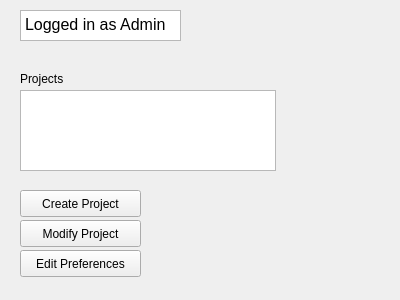
<?xml version="1.0" encoding="UTF-8"?>
<ui version="4.0">
 <class>adminPage</class>
 <widget class="QWidget" name="adminPage">
  <property name="geometry">
   <rect>
    <x>0</x>
    <y>0</y>
    <width>400</width>
    <height>300</height>
   </rect>
  </property>
  <property name="windowTitle">
   <string>Form</string>
  </property>
  <widget class="QTextBrowser" name="adminLogin">
   <property name="geometry">
    <rect>
     <x>20</x>
     <y>10</y>
     <width>161</width>
     <height>31</height>
    </rect>
   </property>
   <property name="html">
    <string>&lt;!DOCTYPE HTML PUBLIC &quot;-//W3C//DTD HTML 4.0//EN&quot; &quot;http://www.w3.org/TR/REC-html40/strict.dtd&quot;&gt;
&lt;html&gt;&lt;head&gt;&lt;meta name=&quot;qrichtext&quot; content=&quot;1&quot; /&gt;&lt;style type=&quot;text/css&quot;&gt;
p, li { white-space: pre-wrap; }
&lt;/style&gt;&lt;/head&gt;&lt;body style=&quot; font-family:'Ubuntu'; font-size:11pt; font-weight:400; font-style:normal;&quot;&gt;
&lt;p style=&quot; margin-top:0px; margin-bottom:0px; margin-left:0px; margin-right:0px; -qt-block-indent:0; text-indent:0px;&quot;&gt;&lt;span style=&quot; font-size:12pt;&quot;&gt;Logged in as Admin&lt;/span&gt;&lt;/p&gt;&lt;/body&gt;&lt;/html&gt;</string>
   </property>
  </widget>
  <widget class="QLabel" name="label">
   <property name="geometry">
    <rect>
     <x>20</x>
     <y>70</y>
     <width>131</width>
     <height>17</height>
    </rect>
   </property>
   <property name="text">
    <string>Projects</string>
   </property>
  </widget>
  <widget class="QListView" name="projectList">
   <property name="geometry">
    <rect>
     <x>20</x>
     <y>90</y>
     <width>256</width>
     <height>81</height>
    </rect>
   </property>
  </widget>
  <widget class="QPushButton" name="createProjectButton">
   <property name="geometry">
    <rect>
     <x>20</x>
     <y>190</y>
     <width>121</width>
     <height>27</height>
    </rect>
   </property>
   <property name="text">
    <string>Create Project</string>
   </property>
  </widget>
  <widget class="QPushButton" name="modifyProjectButton">
   <property name="geometry">
    <rect>
     <x>20</x>
     <y>220</y>
     <width>121</width>
     <height>27</height>
    </rect>
   </property>
   <property name="text">
    <string>Modify Project</string>
   </property>
  </widget>
  <widget class="QPushButton" name="editPrefButton">
   <property name="geometry">
    <rect>
     <x>20</x>
     <y>250</y>
     <width>121</width>
     <height>27</height>
    </rect>
   </property>
   <property name="text">
    <string>Edit Preferences</string>
   </property>
  </widget>
 </widget>
 <resources/>
 <connections/>
</ui>
